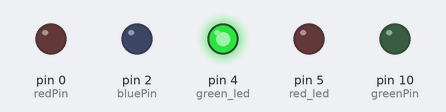
This sketch was run on a simulated Arduino Uno, built with avr-gcc and run on an emulated ATmega328P. Shown: output pins drawn as LEDs (lit = HIGH).

Above: at 0.5 s.
At 2.0 s:
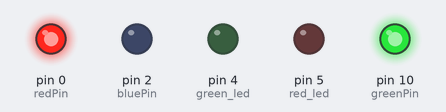
At 4.5 s:
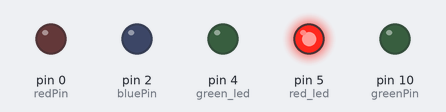
Timing chart, 0 to 7.8 s (numbered marks = the images above):
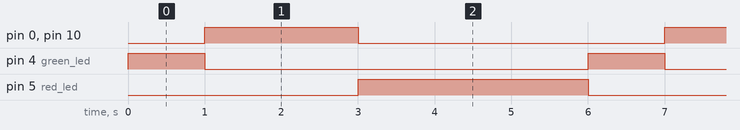

The sketch:

led_led_rgb1.ino
```cpp
int redPin=0;
int greenPin =10;
int bluePin=2;
int red_led = 5;
int green_led = 4;

void setup()
{
	pinMode(redPin,OUTPUT);
	pinMode(greenPin,OUTPUT);
	pinMode(bluePin,OUTPUT);
	pinMode(red_led,OUTPUT);
	pinMode(green_led,OUTPUT);
}

void loop()
{
	digitalWrite(red_led,LOW);
	digitalWrite(green_led,HIGH);
    digitalWrite(redPin,LOW);
    digitalWrite(greenPin,LOW);
    digitalWrite(bluePin,LOW);
    delay(1000);

    digitalWrite(red_led,LOW);
    digitalWrite(green_led,LOW);
    digitalWrite(redPin,255);
    digitalWrite(greenPin,255);
    digitalWrite(bluePin,0);
     delay(2000);

    digitalWrite(red_led,HIGH );
    digitalWrite(green_led,LOW);
    digitalWrite(redPin,LOW);
    digitalWrite(greenPin,LOW);
    digitalWrite(bluePin,LOW);
    delay(3000);
}
```

Measured:
- by itself, pin 0 (redPin), pin 10 (greenPin): alternates HIGH for 2.0 s and LOW for 4.0 s
- by itself, pin 4 (green_led): alternates HIGH for 1.0 s and LOW for 5.0 s
- by itself, pin 5 (red_led): alternates HIGH for 3.0 s and LOW for 3.0 s
